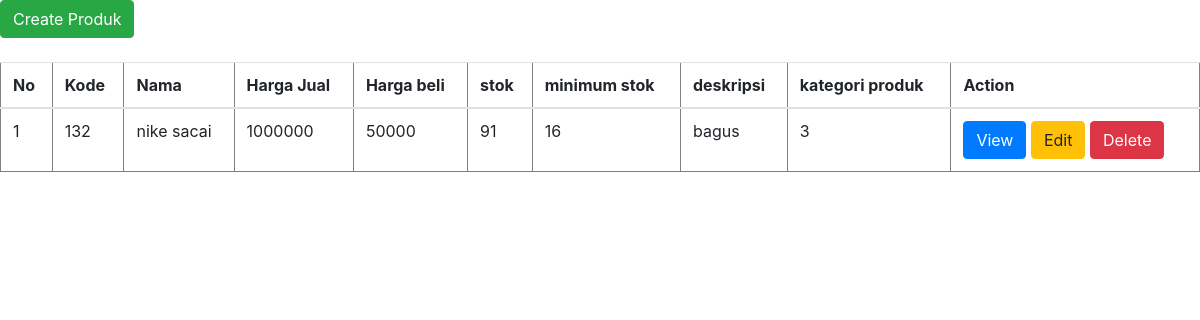
Page /admin/list_produk.php on the committed database.
### tables this page shows
CREATE TABLE `produk` (
  `id` int(11) NOT NULL,
  `kode` varchar(10) NOT NULL,
  `nama` varchar(50) NOT NULL,
  `harga_jual` double NOT NULL,
  `harga_beli` double NOT NULL,
  `stok` int(11) NOT NULL,
  `min_stok` int(11) NOT NULL,
  `deskripsi` text NOT NULL,
  `kategori_produk_id` int(11) NOT NULL
);

### admin/list_produk.php (the view, shortened to what this page needs)
<?php
    require_once 'koneksi.php';
?>
<?php
   $sql = "SELECT * FROM produk";
   $rs = $dbh->query($sql);
?>
      <a class="btn btn-success" href="form_produk.php" role="button">Create Produk</a>
        <table class="table" width="100%" border="1" cellspacing="2" cellpadding="2">
            <thead>
                <tr>
                    <th>No</th>
                    <th>Kode</th>
                    <th>Nama</th>
                    <th>Harga Jual</th>
                    <th>Harga beli</th>
                    <th>stok</th>
                    <th>minimum stok</th>
                    <th>deskripsi</th>
                    <th>kategori produk</th>
                    <th>Action</th>
                </tr>
            </thead>
            <tbody>
                <?php
                $nomor  =1 ;
                foreach($rs as $row){
                ?>
                    <tr>
                        <td><?=$nomor?>
                    </td>
                        <td><?=$row['kode']?>
                    </td>
                        <td><?=$row['nama']?>
                    </td>
                        <td><?=$row['harga_jual']?>
                    </td>
                        <td><?=$row['harga_beli']?>
                    </td>
                        <td><?=$row['stok']?>
                    </td>
                        <td><?=$row['min_stok']?>
                    </td>
                        <td><?=$row['deskripsi']?>
                    </td>
                        <td><?=$row['kategori_produk_id']?>
                    </td>
                        <td>
<a class="btn btn-primary" href="view_produk.php?id=<?=$row['id']?>">View</a>
<a class="btn btn-warning" href="form_produk.php?idedit=<?=$row['id']?>">Edit</a>
<a class="btn btn-danger" href="proses_produk.php?iddel=<?=$row['id']?>"
onclick="if(!confirm('Anda Yakin Hapus Data Produk <?=$row['nama']?>?')) {return false}"
>Delete</a>
</td>
                    </tr>
                <?php
                $nomor++;
                }
                ?>
            </tbody>
        </table>

### rows in the picture
produk: kode "132", nama "nike sacai", harga_jual "1000000", harga_beli "50000", stok "91", min_stok "16", deskripsi "bagus", kategori_produk "3"
